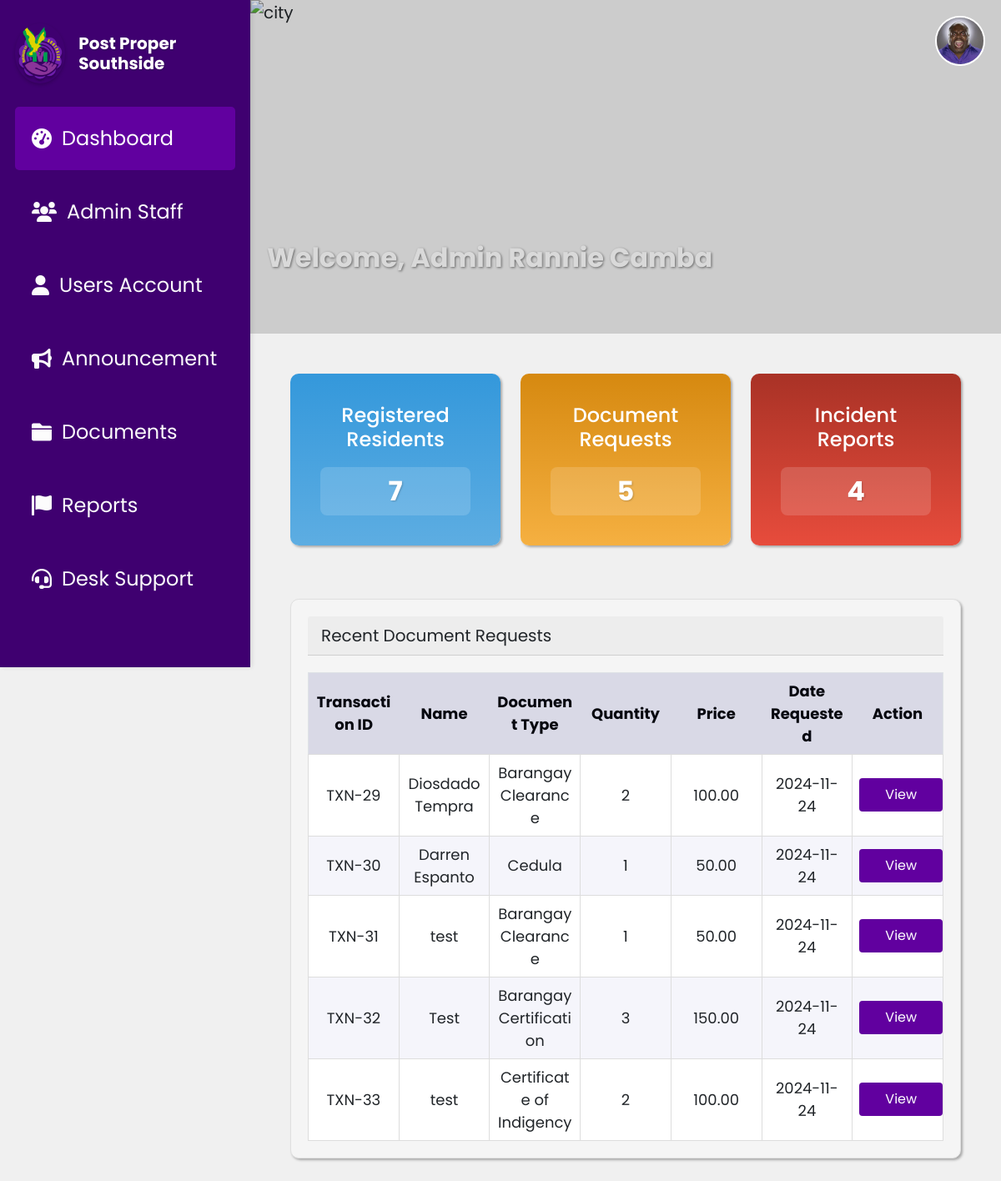
/dashboard.php (signed in), run on an earlier commit of the app's database.
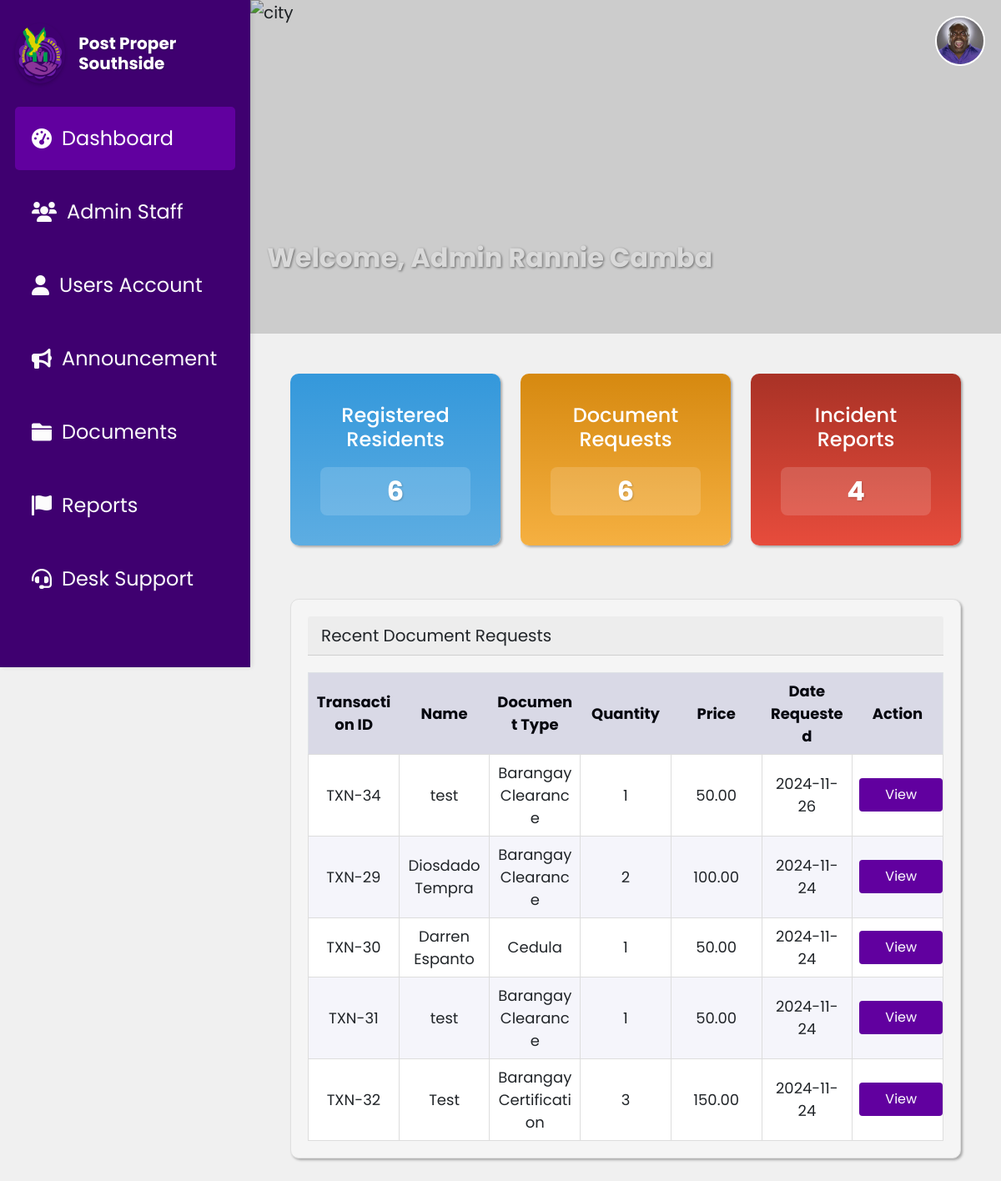
And on a later commit of the database.
### tables this page shows
CREATE TABLE `document_requests` (
  `Id` int(11) NOT NULL,
  `userId` int(11) DEFAULT NULL,
  `DocumentType` varchar(100) NOT NULL DEFAULT 'Barangay Clearance',
  `Name` varchar(255) NOT NULL,
  `Address` varchar(255) DEFAULT NULL,
  `TIN_No` varchar(50) DEFAULT NULL,
  `CTC_No` varchar(50) DEFAULT NULL,
  `Alias` varchar(100) DEFAULT NULL,
  `Age` int(11) DEFAULT NULL,
  `birthday` varchar(10) DEFAULT NULL,
  `LengthOfStay` int(11) DEFAULT NULL,
  `Citizenship` varchar(100) DEFAULT NULL,
  `Gender` varchar(10) DEFAULT NULL,
  `CivilStatus` varchar(50) DEFAULT NULL,
  `Purpose` text DEFAULT NULL,
  `Status` varchar(50) DEFAULT NULL,
  `Quantity` int(11) DEFAULT NULL,
  `DateRequested` varchar(255) DEFAULT NULL,
  `valid_id` longtext NOT NULL,
  `request_picture` longtext NOT NULL,
  `rejection_reason` varchar(255) NOT NULL
);

### dashboard.php (the view, shortened to what the changed rows need)
<?php
require 'db.php';
$documentRequestsTableQuery = "SELECT * FROM document_requests ORDER BY DateRequested DESC LIMIT 5";
$documentRequestsTableResult = $conn->query($documentRequestsTableQuery)->fetchAll(PDO::FETCH_ASSOC);
$registeredResidentsQuery = "SELECT COUNT(*) AS count FROM user_accounts";
$registeredResidentsResult = $conn->query($registeredResidentsQuery)->fetch(PDO::FETCH_ASSOC);
$registeredResidentsCount = $registeredResidentsResult['count'];
$documentRequestsQuery = "SELECT COUNT(*) AS count FROM document_requests";
$documentRequestsResult = $conn->query($documentRequestsQuery)->fetch(PDO::FETCH_ASSOC);
$documentRequestsCount = $documentRequestsResult['count'];
?>
<!DOCTYPE html>
<html lang="en">
<head>
    <link href="https://cdn.jsdelivr.net/npm/bootstrap@5.0.2/dist/css/bootstrap.min.css" rel="stylesheet">
    <link rel="stylesheet" href="css/DashboardStyle.css">
    <link rel="stylesheet" href="https://cdnjs.cloudflare.com/ajax/libs/font-awesome/6.5.1/css/all.min.css">
</head>
<body>
  <?php include 'sidebar.php'; ?>
  <div class="main-content">
        <div class="header-section ">
            <h1 class="text-center mb-4">Welcome, Admin <?php echo htmlspecialchars($_SESSION['name']); ?></h1>
        </div>
    <div class="container mt-5 px-5">
        <div class="row text-center mb-4">
            <div class="col-md-4 col-sm-6 mb-4">
                <div class="cards card-resident text-white mb-3">
                    <div class="card-body">
                        <h5 class="card-title">Registered Residents</h5>
                        <h3 class="card-text"><?php echo $registeredResidentsCount; ?></h3>
                    </div>
                </div>
            </div>
            <div class="col-md-4 col-sm-6 mb-4">
                <div class="cards card-request text-white  mb-3">
                    <div class="card-body">
                        <h5 class="card-title">Document Requests</h5>
                        <h3 class="card-text"><?php echo $documentRequestsCount; ?></h3>
                    </div>
                </div>
            </div>
        </div>
        <div class="card">
            <div class="table-container">
                <table class="table mb-0" >
                    <thead>
                        <tr>
                            <th>Transaction ID</th>
                            <th>Name</th>
                            <th>Document Type</th>
                            <th>Quantity</th>
                            <th>Price</th>
                            <th>Date Requested</th>
                            <th>Action</th>
                        </tr>
                    </thead>
                    <tbody>
                        <?php foreach ($documentRequestsTableResult as $request): ?>
                            <tr>
                                <td><?php echo 'TXN-'?><?php echo htmlspecialchars($request['Id']); ?></td>
                                <td><?php echo htmlspecialchars($request['Name']); ?></td>
                                <td><?php echo htmlspecialchars($request['DocumentType']); ?></td>
                                <td><?php echo htmlspecialchars($request['Quantity']); ?></td>
                                <td><?php echo number_format($request['Quantity'] * 50, 2); ?></td>
                                <td><?php echo htmlspecialchars($request['DateRequested']); ?></td>
                                <td>
                                    <button class="action-btn btn-sm"
                                            onclick="openModal('<?php echo htmlspecialchars($request['Id']); ?>',
                                                                '<?php echo htmlspecialchars($request['Name']); ?>',
                                                                '<?php echo htmlspecialchars($request['Alias']); ?>',
                                                                '<?php echo htmlspecialchars($request['DocumentType']); ?>',
                                                                '<?php echo htmlspecialchars($request['DateRequested']); ?>',
                                                                '<?php echo htmlspecialchars($request['Quantity']); ?>',
                                                                '<?php echo number_format($request['Quantity'] * 50, 2); ?>',
                                                                '<?php echo htmlspecialchars($request['Address']); ?>',
                                                                '<?php echo htmlspecialchars($request['Gender']); ?>',
                                                                '<?php echo htmlspecialchars($request['CivilStatus']); ?>',
                                                                '<?php echo htmlspecialchars($request['TIN_No']); ?>',
                                                                '<?php echo htmlspecialchars($request['CTC_No']); ?>',
                                                                )">
                                        View
                                    </button>
                                </td>
                            </tr>
                        <?php endforeach; ?>
                    </tbody>
                </table>
            </div>
        </div>
    </div>
</div>
</body>
</html>

What changed in the data, as far as the page shows it:
no longer on this page (row unchanged): document_requests: Id "33", Name "test", DocumentType "Certificate of Indigency", Quantity "2", $request['Quantity']*50 "100.00", DateRequested "2024-11-24"
added document_requests: Id "34", Name "test", DocumentType "Barangay Clearance", Quantity "1", $request['Quantity']*50 "50.00", DateRequested "2024-11-26"
Also different on the page:
$registeredResidentsCount: "7" → "6"
$documentRequestsCount: "5" → "6"
